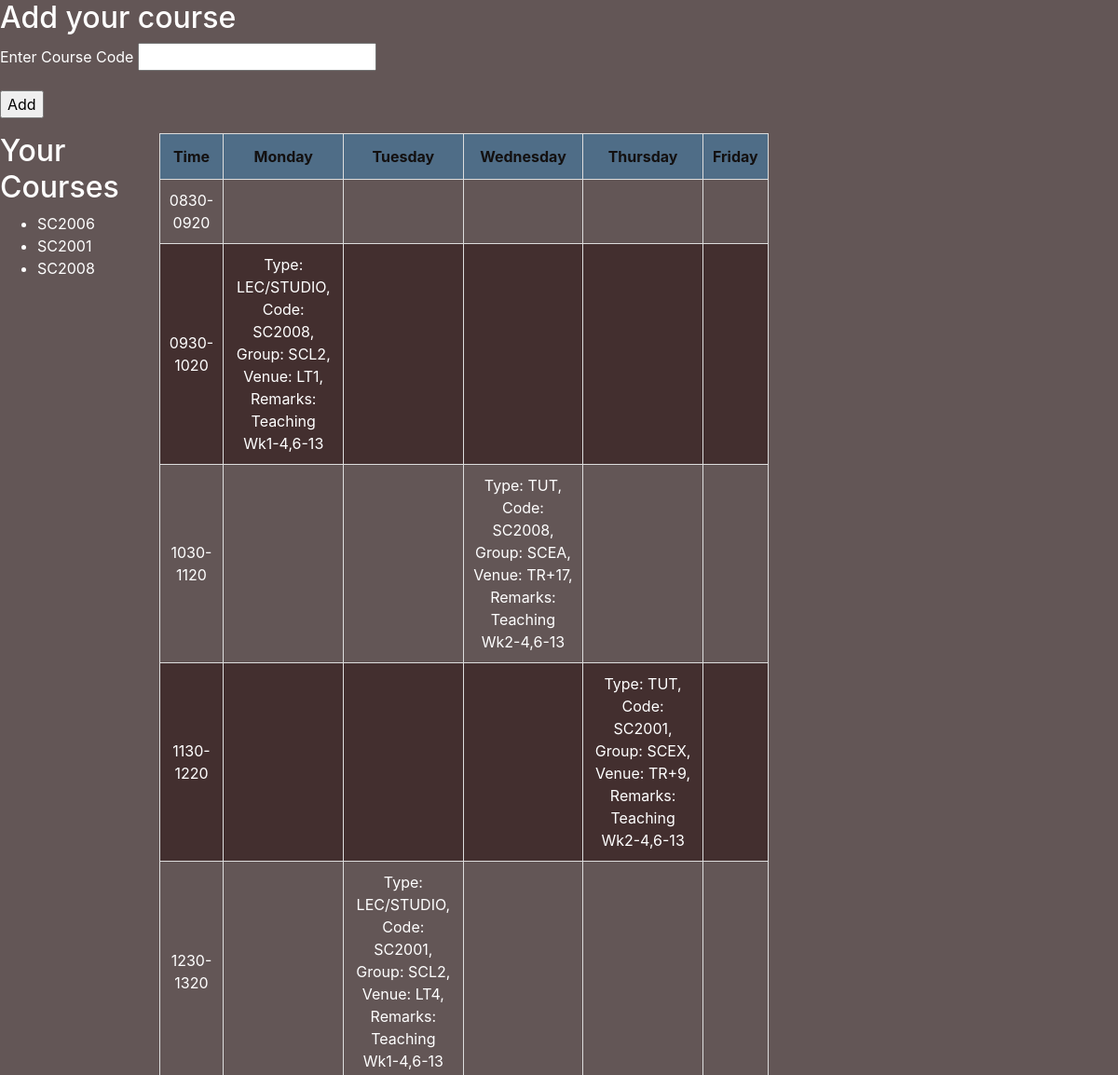
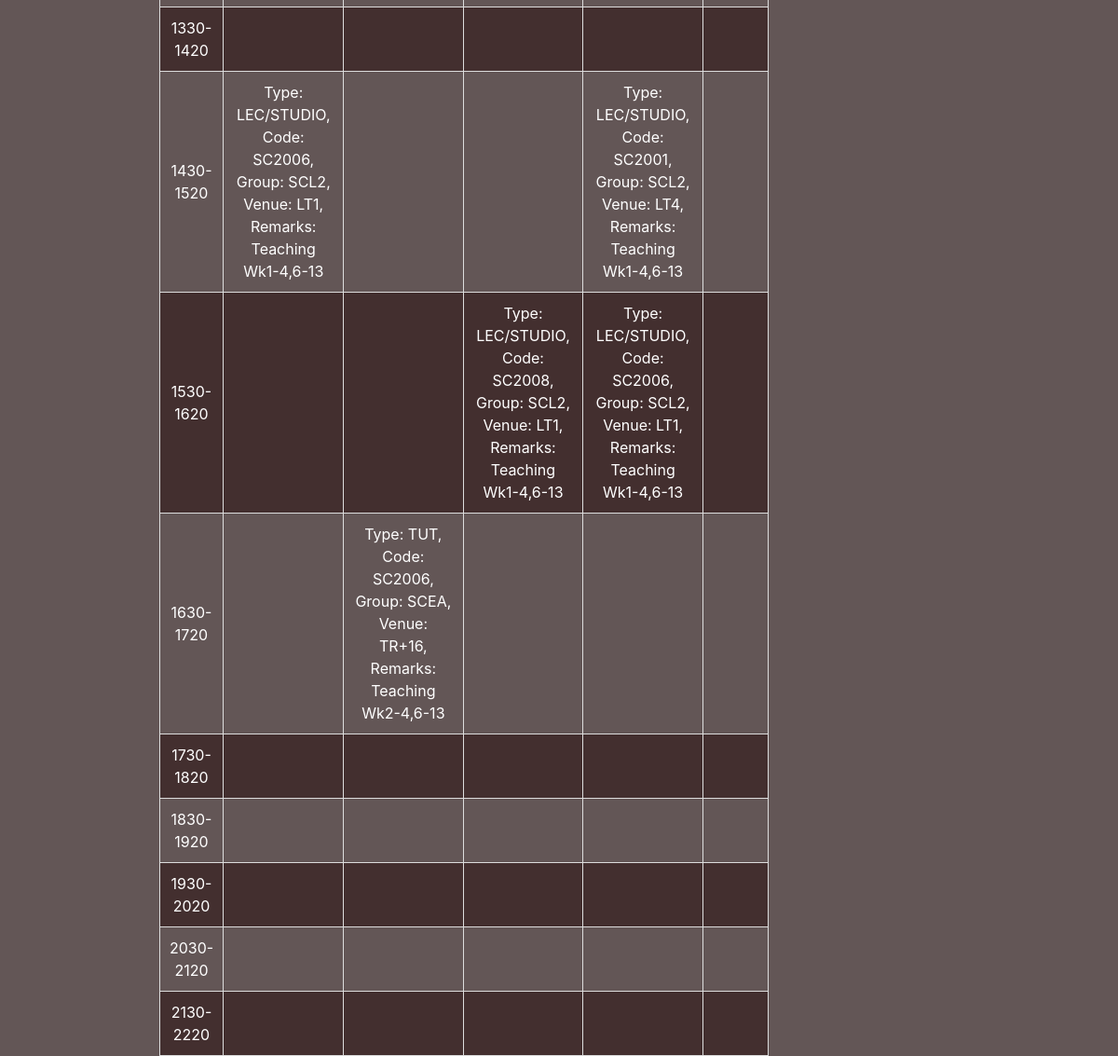
Screenshot of /main (signed in) with the database file from the repository (2 pictures, top to bottom).
### SimplyStars/models.py (models this page shows)
class CourseCode(db.Model):
    __tablename__ = 'course_code'
    id = db.Column(db.Integer, primary_key=True)
    course_code = db.Column(db.String(100), nullable=False)
    user = db.Column(db.Integer, db.ForeignKey('user.id'), nullable=False) #ForeginKey ensures referential integrity and cascade operations

class CourseSchedule(db.Model):
    __tablename__ = 'course_schedule'
    id = db.Column(db.Integer, primary_key=True)
    user_id = db.Column(db.Integer, db.ForeignKey('user.id'), nullable=False)
    course_code = db.Column(db.String(100), nullable=False)
    course_index = db.Column(db.String(100), nullable=False)
    type = db.Column(db.String(120))
    group = db.Column(db.String(120))
    day = db.Column(db.String(120))
    time = db.Column(db.String(120))
    venue = db.Column(db.String(120))
    remark = db.Column(db.Text)

### SimplyStars/route.py (the view, shortened to what this page needs)
@app.route('/main', methods=['GET', 'POST'])
def main_page():
    form = CourseCodeForm()
    monday_schedule_types = {}
    weekly_schedules = get_schedule(current_user.id)
    all_courses = CourseSchedule.query.filter_by(user_id=current_user.id).all()
    for course in all_courses:
        if course.day == 'MON':
            monday_schedule_types[course.time] = {
                'type': course.type,
                'course_code': course.course_code,
                'group': course.group,
                'venue': course.venue,
                'remarks': course.remark
            }
    schedule = generate_time_slots('8:30 AM', '10:30 PM', 50)
    user_courses = CourseCode.query.filter_by(user=current_user.id).all()
    return render_template('main.html', form=form, user_courses=user_courses, schedule=schedule, weekly_schedules=weekly_schedules)

### SimplyStars/forms.py
class CourseCodeForm(FlaskForm):
    course_code = StringField(label="Enter Course Code", validators=[DataRequired()])
    add = SubmitField("Add")

### SimplyStars/models.py (called while the page is built)
@login_manager.user_loader
def load_user(user_id):
    return User.query.get(int(user_id))

### SimplyStars/route.py (called while the page is built)
def generate_time_slots(start_time, end_time, interval):
    time_slots = []
    current_time = datetime.strptime(start_time, '%I:%M %p')
    end_time = datetime.strptime(end_time, '%I:%M %p')
    while current_time + timedelta(minutes=interval) <= end_time:
        end_interval_time = current_time + timedelta(minutes=interval)
        formatted_slot = current_time.strftime('%H%M') + '-' + end_interval_time.strftime('%H%M')
        time_slots.append(formatted_slot)
        current_time = (current_time + timedelta(hours=1)).replace(minute=current_time.minute)
    return time_slots

### SimplyStars/templates/main.html (shortened to what this page needs)
{% extends "base.html" %}
{% block head %}
<link href="https://stackpath.bootstrapcdn.com/bootstrap/4.5.2/css/bootstrap.min.css" rel="stylesheet">
<link rel="stylesheet" type="text/css" href="{{ url_for('static', filename='style.css')}}">
{% endblock %}
{% block content %}
<div class="login-container">
    <h2>Add your course</h2>
    <form id="courseForm" method="POST">
        <div class="form-group">
            {{ form.course_code.label() }}
            {{ form.course_code() }}
        </div>
        <div class="form-group">
            {{ form.add() }}
        </div>
    </form>
</div>
<div class="content-container">
    <div class="course_container">
        <h2>Your Courses</h2>
        <ul>
            {% for course in user_courses %}
            <li>{{ course.course_code }}</li>
            {% endfor %}
        </ul>
    </div>
    <div>
        <div class="timetable-container">
            <table id="timetable">
                <thead>
                    <tr>
                        <th>Time</th>
                        <th>Monday</th>
                        <th>Tuesday</th>
                        <th>Wednesday</th>
                        <th>Thursday</th>
                        <th>Friday</th>
                    </tr>
                </thead>
                <tbody>
                    {% for time_slot in schedule %}
                    <tr>
                        <td>{{ time_slot }}</td>
                        {% for day in ['MON', 'TUE', 'WED', 'THU', 'FRI'] %}
                            {% set day_schedule = weekly_schedules.get(day, {}).get(time_slot, None) %}
                            <td>
                                {% if day_schedule %}
                                    Type: {{ day_schedule.type }},
                                    Code: {{ day_schedule.course_code }},
                                    Group: {{ day_schedule.group }},
                                    Venue: {{ day_schedule.venue }},
                                    Remarks: {{ day_schedule.remarks }}
                                {% endif %}
                            </td>
                        {% endfor %}
                    </tr>
                    {% endfor %}
                </tbody>
            </table>
        </div>
    </div>
    {% endblock %}

### SimplyStars/templates/base.html (shortened to what this page needs)
<!doctype html>
<html lang="en">
<head>
    {%block head %}{% endblock %}
</head>
<body>
    {% block content %}
    {% endblock %}
</body>
</html>

### SimplyStars/static/style.css (style rules this page uses)
.content-container { display: flex; align-items: flex-start; }
.timetable-container { width: 65%; max-width: 2000px; padding-left: 4%; }
#timetable { border-collapse: collapse; text-align: center; width: 100%; }
#timetable { width: 100%; border-collapse: collapse; text-align: center; }
#timetable, #timetable th, #timetable td { border: 1px solid #ddd; }
#timetable th, #timetable td { padding: 10px; }
#timetable thead { background-color: #f2f2f2; }
#timetable tr:nth-child(even) { background-color: #432f2f; }
#timetable th { padding-top: 12px; padding-bottom: 12px; text-align: center; background-color: #4f6d87; color: rgb(19, 16, 16); }

### SimplyStars/templates/base.html (style rules this page uses)
body { background-color: #635656; color: white }

### rows the page displays
CourseCode: course_code "SC2006"
CourseCode: course_code "SC2001"
CourseCode: course_code "SC2008"
CourseSchedule: type "LEC/STUDIO", course_code "SC2008", group "SCL2", venue "LT1", remarks "Teaching Wk1-4,6-13"
CourseSchedule: type "TUT", course_code "SC2008", group "SCEA", venue "TR+17", remarks "Teaching Wk2-4,6-13"
CourseSchedule: type "TUT", course_code "SC2001", group "SCEX", venue "TR+9", remarks "Teaching Wk2-4,6-13"
CourseSchedule: type "LEC/STUDIO", course_code "SC2001", group "SCL2", venue "LT4", remarks "Teaching Wk1-4,6-13"
CourseSchedule: type "LEC/STUDIO", course_code "SC2006", group "SCL2", venue "LT1", remarks "Teaching Wk1-4,6-13"
CourseSchedule: type "LEC/STUDIO", course_code "SC2001", group "SCL2", venue "LT4", remarks "Teaching Wk1-4,6-13"
CourseSchedule: type "LEC/STUDIO", course_code "SC2008", group "SCL2", venue "LT1", remarks "Teaching Wk1-4,6-13"
CourseSchedule: type "LEC/STUDIO", course_code "SC2006", group "SCL2", venue "LT1", remarks "Teaching Wk1-4,6-13"
CourseSchedule: type "TUT", course_code "SC2006", group "SCEA", venue "TR+16", remarks "Teaching Wk2-4,6-13"

### other values shown
{{ time_slot }} "0830-0920" "0930-1020" "1030-1120" "1130-1220" "1230-1320" "1330-1420" "1430-1520" "1530-1620" "1630-1720" "1730-1820" "1830-1920" "1930-2020" "2030-2120" "2130-2220"
